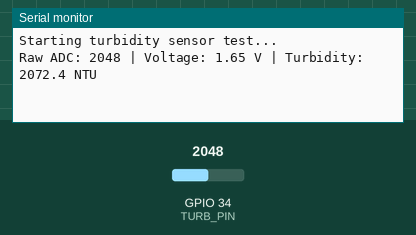
Recording of a sketch running on a simulated ESP32. Shown: the last lines printed to the serial monitor. Inputs (shaded band) come from the test bench; at power-on: GPIO 34 (TURB_PIN) = 2048.

Above: at 2.2 s.
2.3 s: GPIO 34 (TURB_PIN) set to 2866
At 5.0 s:
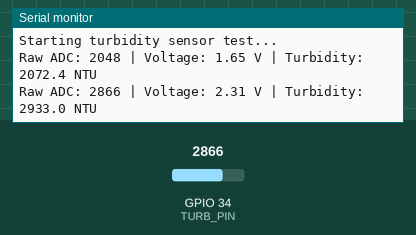
6.1 s: GPIO 34 (TURB_PIN) set to 3603
At 7.3 s:
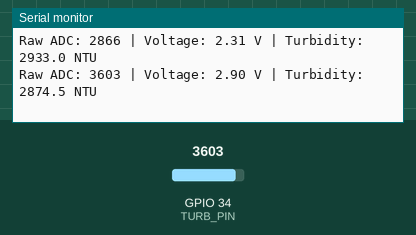
Timing chart, 0 to 9.1 s (numbered marks = the images above; inputs shaded):
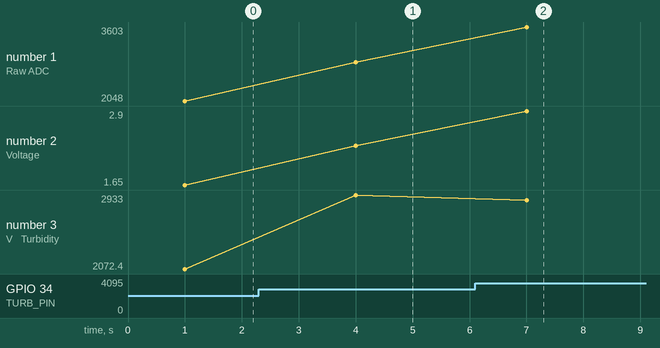

Measured:
- after the input at 2.3 s, the serial monitor: prints a new line after 1.7 s (image 1)
- after the input at 6.1 s, the serial monitor: prints a new line after 0.90 s (image 2)
- plotted number 1: 2048 → 2866 after the input at 2.3 s, 2866 → 3603 after the input at 6.1 s
- plotted number 2: 1.65 → 2.31 after the input at 2.3 s, 2.31 → 2.9 after the input at 6.1 s
- plotted number 3: 2072.4 → 2933 after the input at 2.3 s, 2933 → 2874.5 after the input at 6.1 s

The sketch:

turb_test.ino
```cpp
#define TURB_PIN 34  // Turbidity sensor analog output pin

void setup() {
  Serial.begin(115200);
  delay(1000);
  Serial.println("Starting turbidity sensor test...");
}

void loop() {
  int rawTurb = analogRead(TURB_PIN);
  float voltage = rawTurb * (3.3 / 4095.0);  // Convert ADC reading to voltage

  // Convert voltage to NTU (approximation from DFRobot calibration curve)
  float turbidityNTU = -1120.4 * voltage * voltage + 5742.3 * voltage - 4352.9;

//  // Prevent negative readings
//  if (turbidityNTU < 0) turbidityNTU = 0;

  Serial.print("Raw ADC: ");
  Serial.print(rawTurb);
  Serial.print(" | Voltage: ");
  Serial.print(voltage, 2);
  Serial.print(" V | Turbidity: ");
  Serial.print(turbidityNTU, 1);
  Serial.println(" NTU");

  delay(3000);  // Read every 3 seconds
}
```
